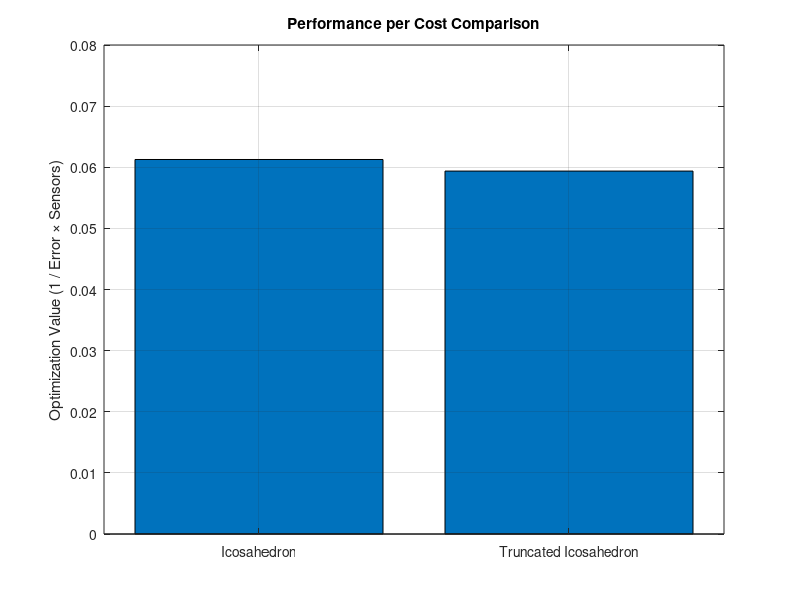

Here is the MATLAB script that generated this plot:

clc;
clear;
close all;


geometry_names = {'Icosahedron', 'Truncated Icosahedron'};
mean_errors = [1.3601, 0.8421];
sensor_counts = [12, 20];

opt_value = 1 ./ (mean_errors .* sensor_counts);

figure;
bar(opt_value);
set(gca, 'XTickLabel', geometry_names);
ylabel('Optimization Value (1 / Error × Sensors)');
title('Performance per Cost Comparison');
grid on;
